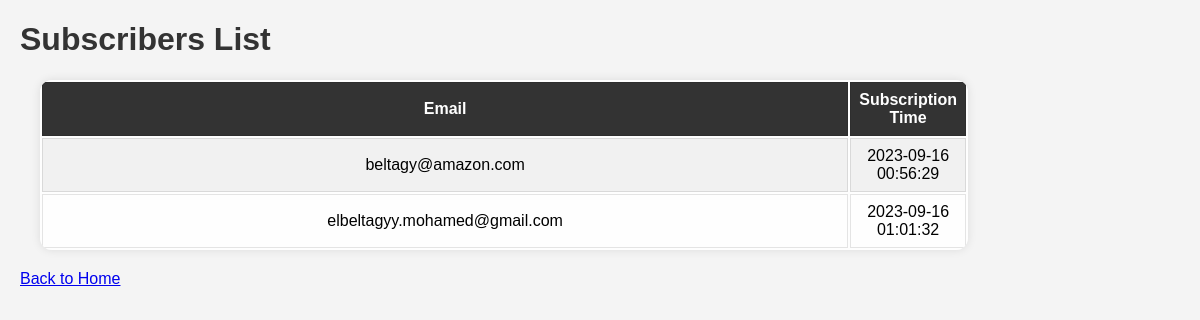
/subscribers, run on the app's committed database.
### tables this page shows
CREATE TABLE Subscribers (
                id INTEGER PRIMARY KEY AUTOINCREMENT,
                email TEXT NOT NULL,
                timestamp TEXT NOT NULL
            );

### app.py (the view)
@app.route('/subscribers')
def subscribers():
    subscriber_data = get_subscribers()
    return render_template('subscribers.html', subscribers=subscriber_data)  # Passing it to the template

### risk_assessment_db.py (called while the page is built)
def get_subscribers():
    try:
        with sqlite3.connect('risks.db') as conn:
            cursor = conn.cursor()
            cursor.execute("SELECT email, timestamp FROM Subscribers")
            subscribers = cursor.fetchall()
            return subscribers
    except Exception as e:
        print(f"An error occurred: {e}")
        return []  # Return an empty list instead of None

### templates/subscribers.html (shortened to what this page needs)
<!DOCTYPE html>
<html>
<head>
    <link rel="stylesheet" href="{{ url_for('static', filename='styles.css') }}">
</head>
<body>
    <h1>Subscribers List</h1>
    <table>
        <tr>
            <th>Email</th>
            <th>Subscription Time</th>
        </tr>
        {% if subscribers %}
    {% for subscriber in subscribers %}
    <tr>
        <td>{{ subscriber[0] }}</td>
        <td>{{ subscriber[1] }}</td>
    </tr>
    {% endfor %}
{% else %}
    <tr>
        <td colspan="2">No subscribers found.</td>
    </tr>
{% endif %}
    </table>
    <a href="{{ url_for('index') }}" class="btn btn-primary">Back to Home</a>
</body>
</html>

### static/styles.css (style rules this page uses)
body { font-family: Arial, sans-serif; margin: 20px; background: #f4f4f4; }
h1, h2 { color: #333; }
table { width: 80%; border-collapse: separate; margin: 20px 0px 20px 20px; background: rgba(255, 255, 255, 0.9); border-radius: 12px; overflow: hidden; box-shadow: 0 0 10px rgba(0, 0, 0, 0.1); }
th, td { border: 1px solid rgba(0, 0, 0, 0.1); text-align: left; padding: 8px; text-align: center; }
th { background-color: rgba(0, 0, 0, 0.8); color: #fff; }
tr:nth-child(even) { background-color: rgba(0, 0, 0, 0.05); }
td:nth-child(2), td:nth-child(3), td:nth-child(4) { width: 10%; }

### data on the page
Subscribers: email "beltagy@amazon.com", timestamp "2023-09-16 00:56:29"
Subscribers: email "elbeltagyy.mohamed@gmail.com", timestamp "2023-09-16 01:01:32"
